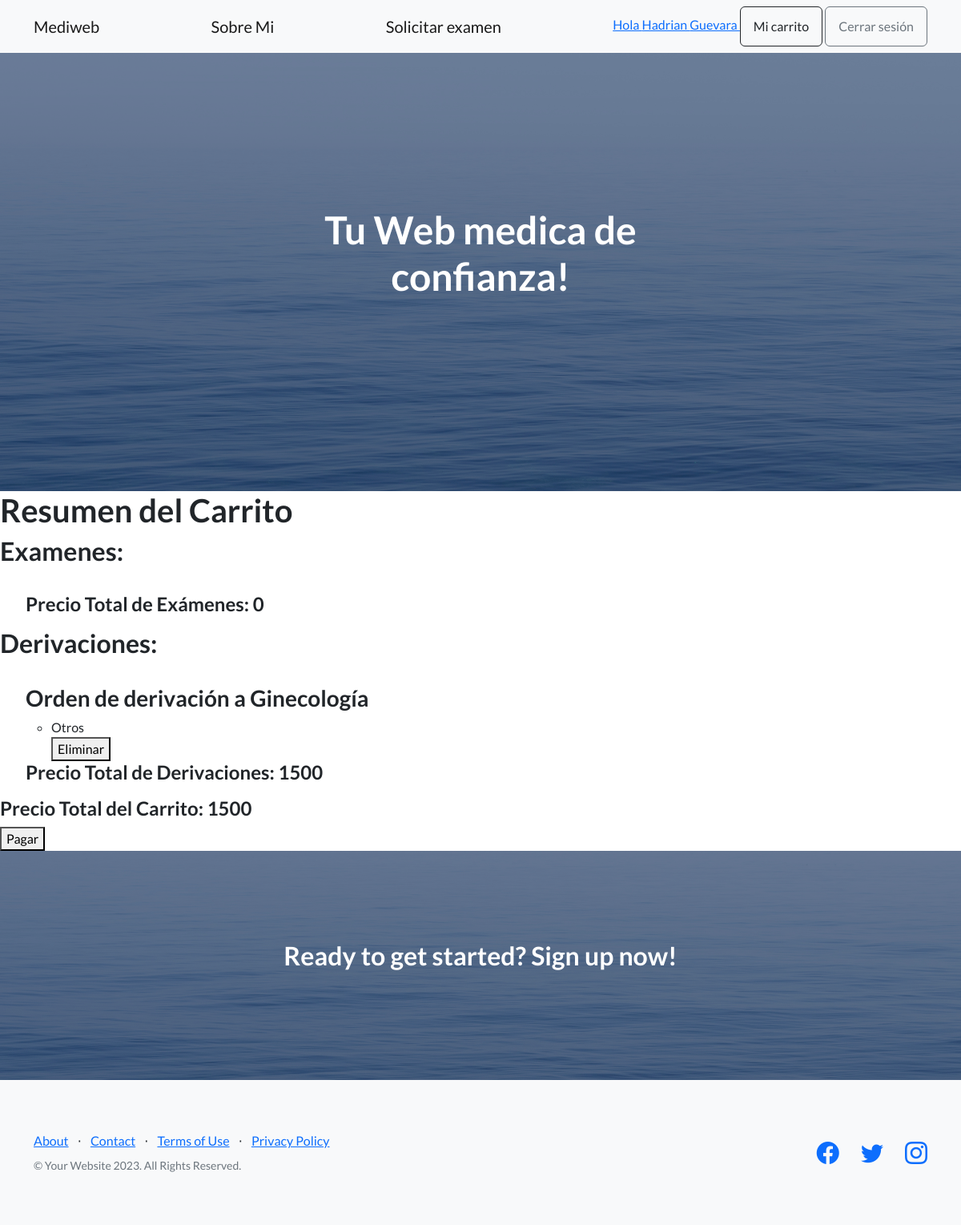
Page /resumen_carrito/ (signed in) on the earlier database version.
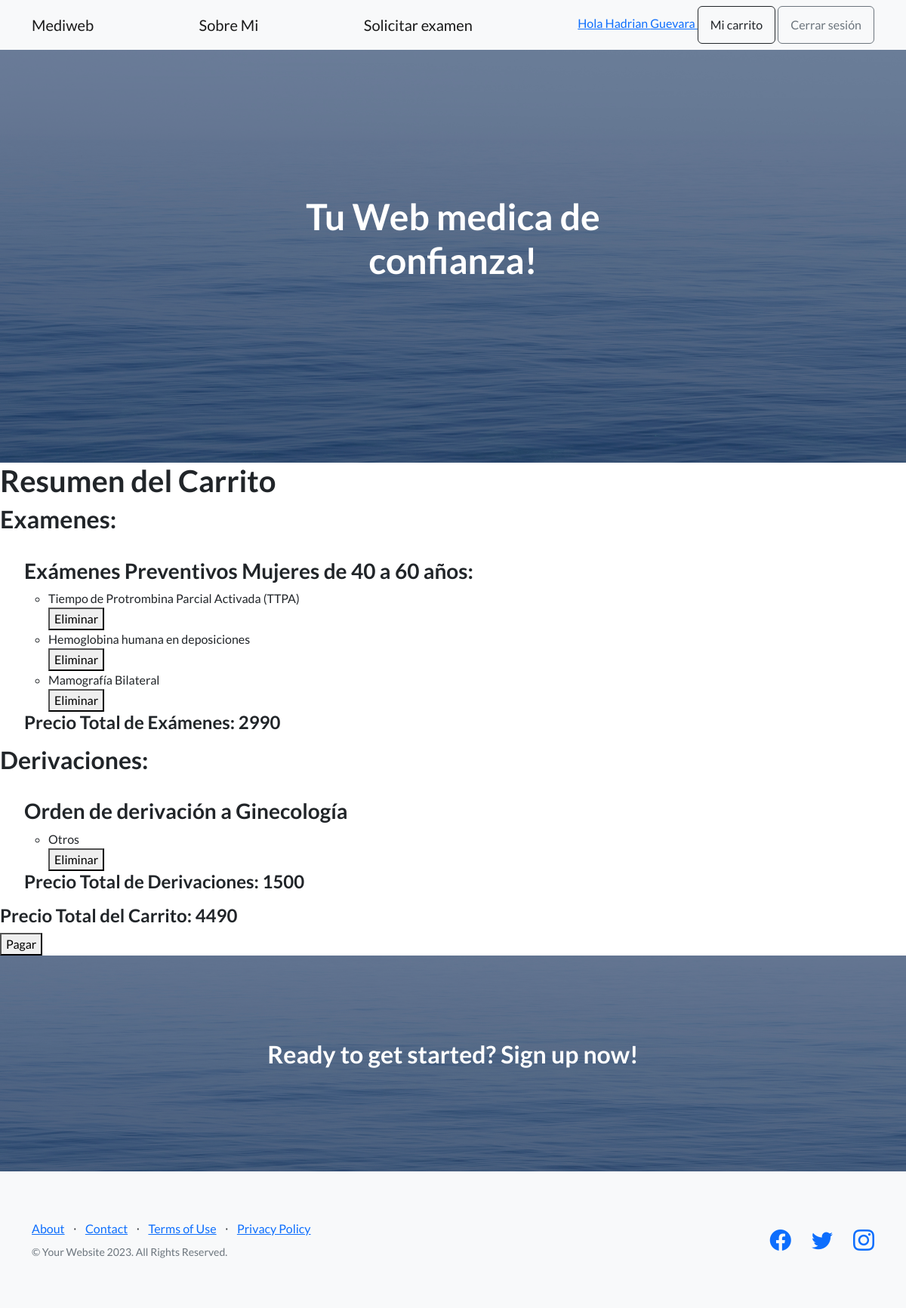
Same page on the later database version.
### AppWeb/models.py (models this page shows, shortened)
class Derivacion(models.Model):
    nombre = models.CharField(max_length=100)
    descripcion = models.TextField(blank=True)
    precio = models.DecimalField(max_digits=10, decimal_places=0)
    imagen_url = models.CharField(max_length=200, null=True, blank=True)

class Item(models.Model):
    nombre = models.CharField(max_length=100)
    categoria = models.ForeignKey(Categoria, on_delete=models.CASCADE, null=True, blank=True)
    derivacion = models.ForeignKey(Derivacion, on_delete=models.CASCADE, null=True, blank=True)
    descripcion = models.TextField(blank=True)

class Categoria(models.Model):
    nombre = models.CharField(max_length=100)
    descripcion = models.TextField(blank=True)  # Campo opcional para descripción de la categoría
    precio = models.DecimalField(max_digits=10, decimal_places=0)
    imagen_url = models.CharField(max_length=200, null=True, blank=True)

### AppWeb/views.py (the view)
# urls.py: path('resumen_carrito/', views.resumen_carrito, name='resumen_carrito'),
def resumen_carrito(request):
    items_carrito = Item.objects.filter(itemcarrito__carrito__usuario=request.user)
    categorias = Categoria.objects.filter(item__in=items_carrito).distinct()
    derivaciones = Derivacion.objects.filter(item__in=items_carrito).distinct()
    precio_total_categorias, items_por_categoria = calcular_precio_categorias(items_carrito, categorias)
    precio_total_derivaciones, items_por_derivacion = calcular_precio_derivaciones(items_carrito, derivaciones)
    precio_total = precio_total_categorias + precio_total_derivaciones
    return render(request, 'examenes/resumen_carritotest.html', {
        'items_por_categoria': items_por_categoria,
        'items_por_derivacion': items_por_derivacion,
        'precio_total_categorias': precio_total_categorias,
        'precio_total_derivaciones': precio_total_derivaciones,
        'precio_total': precio_total,
    })

### AppWeb/views.py (called while the page is built)
def calcular_precio_derivaciones(items_carrito, derivaciones):
    derivaciones_procesadas = set()
    precio_total_derivaciones = 0
    items_por_derivacion = {}
    for derivacion in derivaciones:
        if derivacion in derivaciones_procesadas:
            continue
        items_derivacion = items_carrito.filter(derivacion=derivacion)
        items_por_derivacion[derivacion] = items_derivacion
        precio_total_derivacion = derivacion.precio
        precio_total_derivaciones += precio_total_derivacion
        derivaciones_procesadas.add(derivacion)
    return precio_total_derivaciones, items_por_derivacion

### AppWeb/templates/examenes/resumen_carritotest.html (shortened to what this page needs)
{% extends 'base.html' %}
{% load static %}
{% block content %}
<h1>Resumen del Carrito</h1>
<h2>Examenes:</h2> <br>
<ul>
    {% for categoria, items in items_por_categoria.items %}
    <h3>{{ categoria.nombre }}</h3>
    <ul>
        {% for item in items %}
        <li>
            {{ item.nombre }}
            <form class="eliminar-form" action="{% url 'eliminar_producto' item.pk %}" method="post">
                <button type="submit">Eliminar</button>
            </form>
        </li>
        {% endfor %}
    </ul>
    {% endfor %}
    <h4>Precio Total de Exámenes: {{ precio_total_categorias }}</h4>
</ul>
<h2>Derivaciones:</h2> <br>
<ul>
    {% for derivacion, items_derivacion in items_por_derivacion.items %}
    <h3>{{ derivacion.nombre }}</h3>
    <ul>
        {% for item in items_derivacion %}
        <li>
            {{ item.nombre }}
            <form class="eliminar-form" action="{% url 'eliminar_derivacion' item.pk %}" method="post">
                <button type="submit">Eliminar</button>
            </form>
        </li>
        {% endfor %}
    </ul>
    {% endfor %}
    <h4>Precio Total de Derivaciones: {{ precio_total_derivaciones }}</h4>
</ul>
<h4>Precio Total del Carrito: {{ precio_total }}</h4>
<form method="get" action="{% url 'pago_exitoso' %}">
    <button type="submit" {% if items_por_categoria|length == 0 and items_por_derivacion|length == 0 %}disabled{% endif %}>Pagar</button>
</form>
{% endblock %}

Differences in the rows shown:
now on this page (row edited): Categoria: nombre "Exámenes Preventivos Mujeres de 40 a 60 años:"
now on this page (row unchanged): Item: nombre "Tiempo de Protrombina Parcial Activada (TTPA)", shown under "Exámenes Preventivos Mujeres de 40 a 60 años:"
now on this page (row unchanged): Item: nombre "Hemoglobina humana en deposiciones", shown under "Exámenes Preventivos Mujeres de 40 a 60 años:"
now on this page (row unchanged): Item: nombre "Mamografía Bilateral", shown under "Exámenes Preventivos Mujeres de 40 a 60 años:"
Other differences:
{{ precio_total_categorias }}: "0" → "2990"
{{ precio_total }}: "1500" → "4490"
